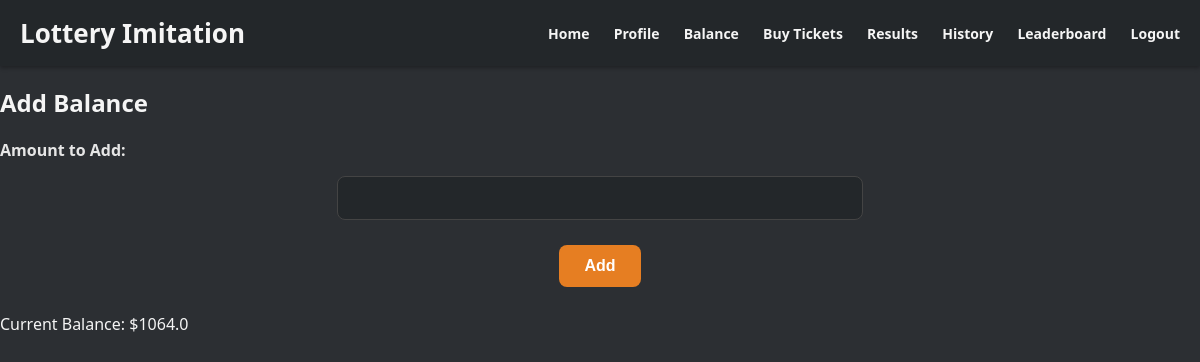
Page /balance (signed in) on the earlier database version.
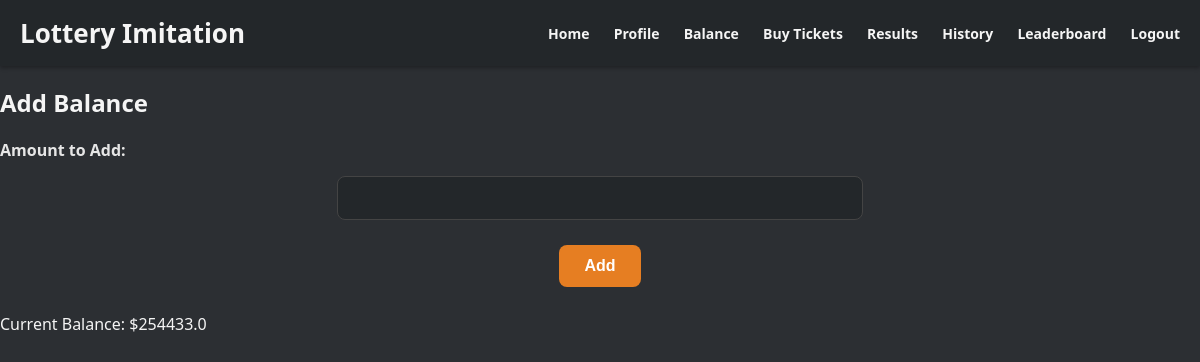
Same page on the later database version.
### app/models.py (models this page shows, shortened)
class User(db.Model):
    __tablename__ = 'user'
    id = db.Column(db.Integer, primary_key=True)
    username = db.Column(db.String(80), unique=True, nullable=False)
    password_hash = db.Column(db.String(64), nullable=False)
    token = db.Column(db.String(64), unique=True, nullable=False)
    balance = db.Column(db.Float, default=0)

### app/views.py (the view, shortened to what this page needs)
@views.route('/balance', methods=['GET', 'POST'])
def balance():
    user_id = session.get('user_id')
    if not user_id:
        flash('Пожалуйста, войдите в систему для просмотра баланса.', 'warning')
        return redirect(url_for('views.login'))
    user = User.query.get(user_id)
    return render_template('balance.html', user=user)

### app/templates/balance.html (shortened to what this page needs)
{% extends "layout.html" %}
{% block content %}
<h2>Add Balance</h2>
<form method="POST">
    <label for="amount">Amount to Add:</label>
    <input type="number" name="amount" min="1" required>
    <button type="submit">Add</button>
</form>
<p>Current Balance: ${{ user.balance }}</p>
{% endblock %}

Differences in the rows shown:
changed User: balance "1064.0" → "254433.0"
